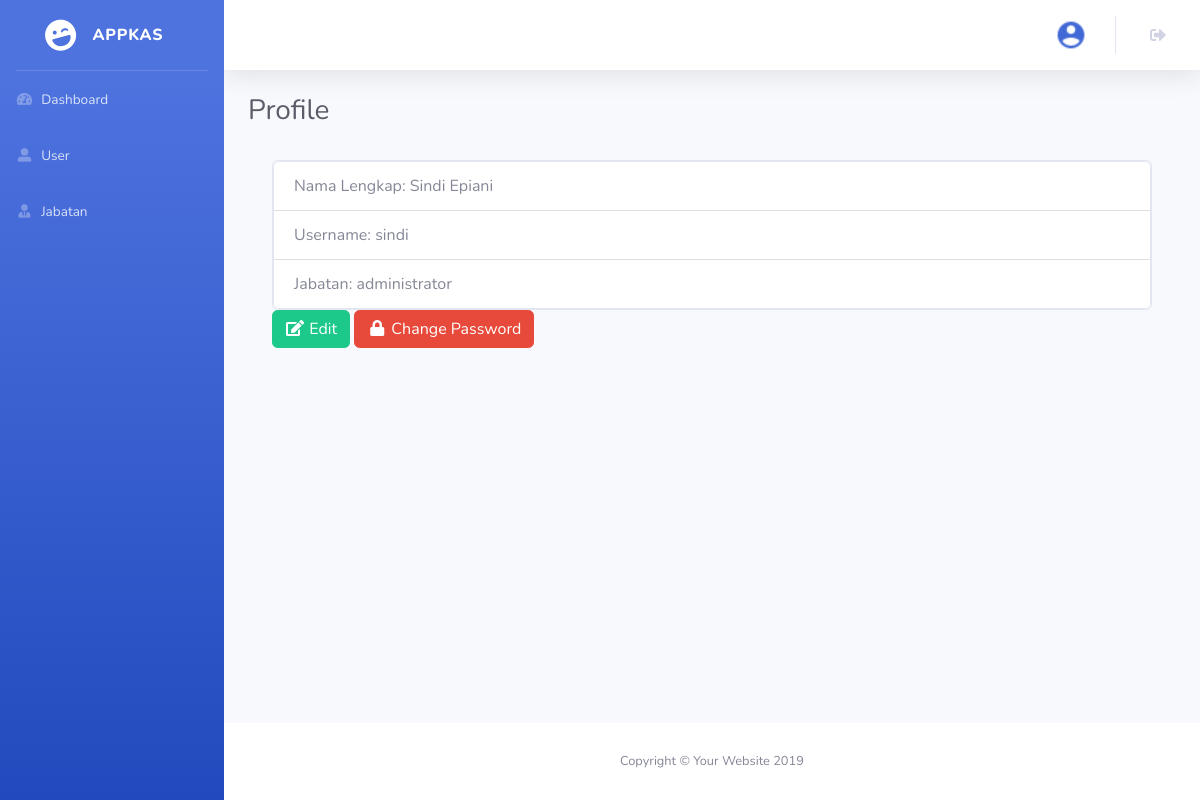
The app's page /profile.php (signed in) with its own data.
### tables this page shows
CREATE TABLE `user` (
  `id_user` int(11) NOT NULL,
  `nama_lengkap` varchar(100) NOT NULL,
  `username` varchar(100) NOT NULL,
  `password` varchar(255) NOT NULL,
  `id_jabatan` int(11) NOT NULL
);

CREATE TABLE `jabatan` (
  `id_jabatan` int(11) NOT NULL,
  `nama_jabatan` varchar(100) NOT NULL
);

### connection.php (called while the page is built, shortened)
<?php
	$host		= "localhost";
	$username	= "root";
	$password	= "";
	$database	= "uang_kas";
	$conn 		= mysqli_connect($host, $username, $password, $database);
if (isset($_SESSION['id_user'])) {
	function dataUser() {
		global $conn;
		$id_user = $_SESSION['id_user'];
		return mysqli_fetch_assoc(mysqli_query($conn, "SELECT * FROM user INNER JOIN jabatan ON user.id_jabatan = jabatan.id_jabatan WHERE id_user = '$id_user'"));
	}
}

### profile.php (the view, shortened to what this page needs)
<?php
  require 'connection.php';
  $dataUser = dataUser();
?>
<!DOCTYPE html>
<html lang="en">
<head>
  <link href="vendor/fontawesome-free/css/all.min.css" rel="stylesheet" type="text/css">
  <link href="css/sb-admin-2.min.css" rel="stylesheet">
  <link href="vendor/datatables/dataTables.bootstrap4.min.css" rel="stylesheet">
</head>
<body id="page-top">
  <div id="wrapper">
    <ul class="navbar-nav bg-gradient-primary sidebar sidebar-dark accordion" id="accordionSidebar">
        <a class="sidebar-brand d-flex align-items-center justify-content-center" href="index.html">
          <div class="sidebar-brand-icon rotate-n-15">
            <i class="fas fa-laugh-wink"></i>
          </div>
          <div class="sidebar-brand-text mx-3">APPKAS</div>
        </a>
        <hr class="sidebar-divider my-0">
      <li class="nav-item">
        <a class="nav-link" href="index.php">
          <i class="fas fa-fw fa-tachometer-alt"></i>
          <span>Dashboard</span></a>
      </li>
      <?php if ($_SESSION['id_jabatan'] == '1'): ?>
      <li class="nav-item">
        <a class="nav-link" href="user.php">
          <i class="fas fa-fw fa-user-alt"></i>
          <span>User</span></a>
      </li>
      <li class="nav-item">
        <a class="nav-link" href="jabatan.php">
          <i class="fas fa-fw fa-user-tie"></i>
          <span>Jabatan</span></a>
      </li>
      <?php endif ?>
    </ul>
    <div id="content-wrapper" class="d-flex flex-column">
      <div id="content">
      <nav class="navbar navbar-expand navbar-light bg-white topbar mb-4 static-top shadow">
          <ul class="navbar-nav ml-auto">
            <li class="nav-item no-arrow">
              <a class="nav-link" href="#" role="button" aria-haspopup="true" aria-expanded="false">
              <img class="img-profile rounded-circle" src="assets/img/img_properties/profile.png">
              </a>
            </li>
            <li class="nav-item no-arrow mx-1">
              <a class="nav-link" href="logout.php" role="button" aria-haspopup="true" aria-expanded="false">
                <i class="fas fa-sign-out-alt fa-fw"></i>
              </a>
            </li>
          </ul>
        </nav>
      <div class="container-fluid">
          <div class="d-sm-flex align-items-center justify-content-between mb-4">
            <h1 class="h3 mb-2 text-gray-800">Profile</h1>
          </div>
    <section class="content">
      <div class="container-fluid">
        <div class="card">
        <div class="card">
		  <ul class="list-group list-group-flush">
		    <li class="list-group-item">Nama Lengkap: <?= $dataUser['nama_lengkap']; ?></li>
		    <li class="list-group-item">Username: <?= $dataUser['username']; ?></li>
		    <li class="list-group-item">Jabatan: <?= $dataUser['nama_jabatan']; ?></li>
		  </ul>
		</div>
		</div>
		<button type="button" class="btn btn-success" data-toggle="modal" data-target="#editProfileModal">
		  <i class="fas fa-fw fa-edit"></i> Edit
		</button>
		<button type="button" class="btn btn-danger" data-toggle="modal" data-target="#changePasswordModal">
		  <i class="fas fa-fw fa-lock"></i> Change Password
		</button>
      </div>
</section>
      </div>
  </div>
      <footer class="sticky-footer bg-white">
        <div class="container my-auto">
          <div class="copyright text-center my-auto">
            <span>Copyright &copy; Your Website 2019</span>
          </div>
        </div>
      </footer>
    </div>
  </div>
</body>
</html>

### records on screen
user: nama_lengkap "Sindi Epiani", username "sindi", id_jabatan.nama_jabatan "administrator"
